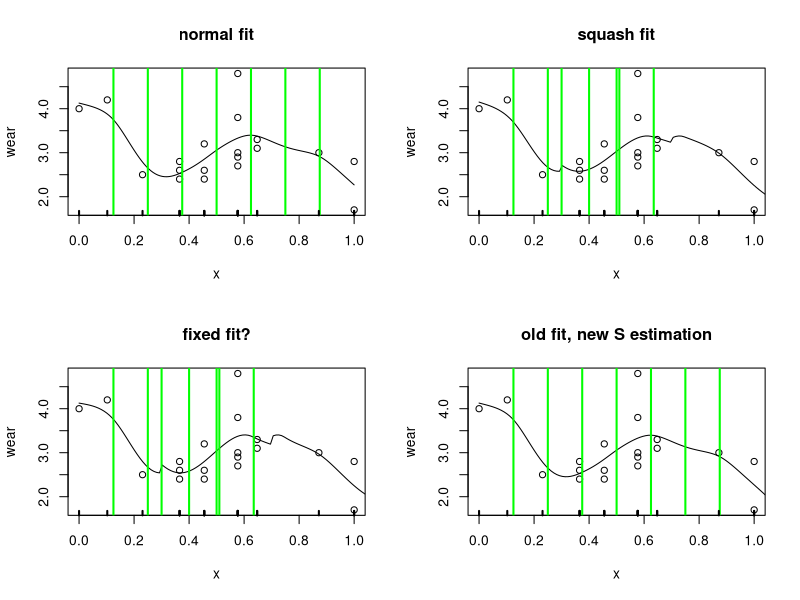

This figure's R source:
# integration experiment.

# uses the functions from section 3.2.1 of the Red Book
# data
size<-c(1.42,1.58,1.78,1.99,1.99,1.99,2.13,2.13,2.13, 
2.32,2.32,2.32,2.32,2.32,2.43,2.43,2.78,2.98,2.98) 
wear<-c(4.0,4.2,2.5,2.6,2.8,2.4,3.2,2.4,2.6,4.8,2.9, 
3.8,3.0,2.7,3.1,3.3,3.0,2.8,1.7) 
x<-size-min(size);x<-x/max(x) 

#R(x,z)forcubicsplineon[0,1]
rk<-function(x,z){
   ((z-0.5)^2-1/12)*((x-0.5)^2-1/12)/4- 
      ((abs(x-z)-0.5)^4-(abs(x-z)-0.5)^2/2+7/240)/24 
} 

spl.X<-function(x,xk){
   #set up model matrix for cubic penalized regression spline
   q<-length(xk)+2 #numberofparameters 
   n<-length(x) #numberofdata 
   X<-matrix(1,n,q)#initializedmodelmatrix 
   X[,2]<-x #setsecondcolumntox 
   X[,3:q]<-outer(x,xk,FUN=rk)#andremainingtoR(x,xk) 
   X 
} 

spl.S<-function(xk){ 
   # set up the penalized regression spline penalty matrix, 
   # given knot sequence xk 
   q<-length(xk)+2;S<-matrix(0,q,q) # initialize matrix to 0 
   S[3:q,3:q]<-outer(xk,xk,FUN=rk) # fill in non-zero part 
   S 
} 

# A simple matrix square root 
mat.sqrt<-function(S){
   d<-eigen(S,symmetric=TRUE) 
   rS<-d$vectors%*%diag(d$values^0.5)%*%t(d$vectors) 
} 

# functiont of it penalized regression spline to x,y data, 
# with knots xk,given smoothing parameter, lambda. 
prs.fit<-function(y,x,xk,lambda) {
   q<-length(xk)+2 #dimension of basis 
   n<-length(x) #number of data 
   # create augmented model matrix.... 
   Xa<-rbind(spl.X(x,xk),mat.sqrt(spl.S(xk))*sqrt(lambda)) 
   y[(n+1):(n+q)]<-0 #augment the data vector 
   lm(y~Xa-1)#fit and return penalized regression spline 
} 

xp<-seq(0,1,len=120) # xvaluesforprediction 
xk<-1:7/8 #choosesomeknots 
#xk<-c(unique(x),1.3)
mod.2<-prs.fit(wear,x,xk,0.0001)# fitpen.reg.spline 
Xp<-spl.X(xp,xk)#matrixtomapparamstofittedvaluesatxp 

par(mfrow=c(2,2))
#plot data & spl.fit 
plot(x,wear, main="normal fit")
lines(xp,Xp%*%coef(mod.2))
abline(v=xk,col="green",lwd=2)
rug(x,lwd=2)



#########################################################################


# now crazy things happen
# move around the values of x and xk
xk<-1:7/8 #choose some knots 
xp<-seq(0,1.2,len=120) # xvaluesforprediction 


# don't think that this works since the knots are at the folds
#xk.m<-xk
#x.m[x.m>xk.m[3]]<-x.m[x.m>xk.m[3]]+0.2
#xp.m<-xp
#xp.m[xp.m>xk.m[3]]<-xp.m[xp.m>xk.m[3]]+0.2
#xk.m[xk.m>xk.m[3]]<-xk.m[xk.m>xk.m[3]]+0.2
#x.m[x.m>xk.m[4] & x.m<xk.m[7]]<-x.m[x.m>xk.m[4] & x.m<xk.m[7]]-0.1
#xp.m[xp.m>xk.m[4] & xp.m<xk.m[7]]<-xp.m[xp.m>xk.m[4] & xp.m<xk.m[7]]-0.1
#xk.m[xk.m>xk.m[4] & xk.m<xk.m[7]]<-xk.m[xk.m>xk.m[4] & xk.m<xk.m[7]]-0.2


# simpler
x.m<-x
xp.m<-xp
xk.m<-xk
x.m[x.m>0.3 & x.m<0.7]<-x.m[x.m>0.3 & x.m<0.7]*0.8
xk.m[xk.m>0.3 & xk.m<0.7]<-xk.m[xk.m>0.3 & xk.m<0.7]*0.8
xp.m[xp.m>0.3 & xp.m<0.7]<-xp.m[xp.m>0.3 & xp.m<0.7]*0.8
x.m[x.m>0.7]<-x.m[x.m>0.7]-0.24
xk.m[xk.m>0.7]<-xk.m[xk.m>0.7]-0.24
xp.m[xp.m>0.7]<-xp.m[xp.m>0.7]-0.24

mod.2<-prs.fit(wear,x.m,xk.m,0.0001)# fitpen.reg.spline 
Xp.move<-spl.X(xp.m,xk.m)#matrix to map params to fittedv alues at xp 


#plot data & spl.fit 
plot(x,wear, main="squash fit")
lines(xp,Xp.move%*%coef(mod.2))
abline(v=xk.m,col="green",lwd=2)
rug(x,lwd=2)

S<-spl.S(xk.m)


#### fixing...

# 2nd differential of R
Rd<-function(x,z){1/12*(6*(z^2-z-abs(z-x)+(z-x)^2)+2)}
# product
Rdd<-function(x,xk1,xk2){Rd(x,xk1)*Rd(x,xk2)}
#integrate(Rdd,lower=0,upper=1,xk1=xk[1],xk2=xk[2])
#rk(xk[1],xk[2])

# function to integrate d^2/dx^2 R(x*_i,x*_j)
intR<-function(xk1,xk2,xk,xk.m,max.x){

   intrange<-c(0,xk.m,max.x)

   # find the weights
   w<-abs(diff(intrange)/diff(c(0,1:7/8,1)))^4
   #w<-rep(1,length(intrange))

   #cat("w=",w,"\n")

   # return vector
   ret<-rep(0,length(intrange))

   for(i in 1:(length(intrange)-1)){
      ret[i]<-integrate(Rdd,lower=intrange[i],upper=intrange[i+1],
                        xk1=xk1,xk2=xk2)$value
      ret[i]<-ret[i]*w[i]
   }
   sum(ret)
}


spl.S<-function(xk,xk.m,max.x){ 
   # set up the penalized regression spline penalty matrix, 
   # given knot sequence xk 
   q<-length(xk)+2
   S<-matrix(0,q,q) # initialize matrix to 0 

   T<-matrix(0,q-2,q-2)

   for(i in 1:(q-2)){
      for(j in 1:(q-2)){
         # compute integral of d^2/dx^2 R(x*_i,x*_j)
         T[i,j]<-intR(xk.m[i],xk.m[j],xk,xk.m,max.x)
      }
   }
  
   # by symmetry 
   #T<-T+t(T)-diag(T)

   S[3:q,3:q]<-T # fill in non-zero part 
   S
} 


prs.fit<-function(y,x,xk,xk.m,lambda) {
   q<-length(xk.m)+2 #dimension of basis 
   n<-length(x) #number of data 
   # create augmented model matrix.... 
   Xa<-rbind(spl.X(x,xk.m),mat.sqrt(spl.S(xk,xk.m,max(x)))*sqrt(lambda)) 
   y[(n+1):(n+q)]<-0 #augment the data vector 
   lm(y~Xa-1)#fit and return penalized regression spline 
} 

mod.2<-prs.fit(wear,x.m,xk,xk.m,0.0001)# fitpen.reg.spline 
Xp.move<-spl.X(xp.m,xk.m)#matrix to map params to fittedv alues at xp 

modS<-spl.S(xk.m,xk,max(x.m))

#plot data & spl.fit 
plot(x,wear, main="fixed fit?")
lines(xp,Xp.move%*%coef(mod.2))
abline(v=xk.m,col="green",lwd=2)
rug(x,lwd=2)





mod.2<-prs.fit(wear,x,xk,xk,0.0001)# fitpen.reg.spline 
Xp.move<-spl.X(xp,xk)#matrix to map params to fittedv alues at xp 

#plot data & spl.fit 
plot(x,wear, main="old fit, new S estimation")
lines(xp,Xp.move%*%coef(mod.2))
abline(v=xk,col="green",lwd=2)
rug(x,lwd=2)






### dia
#plot(x,wear)
#abline(v=0.3,col="green",lwd=3)
#abline(v=0.7,col="green",lwd=3)
#points(x[x>0.3 & x<0.7]*0.8,y=wear[x>0.3 & x<0.7],pch=19,col="red")
#abline(v=0.3*0.8,col="red",lwd=3)
#abline(v=0.7*.8,col="red",lwd=3)
#points(x[x>0.7]-.24,y=wear[x>0.7],pch=19,col="red")
